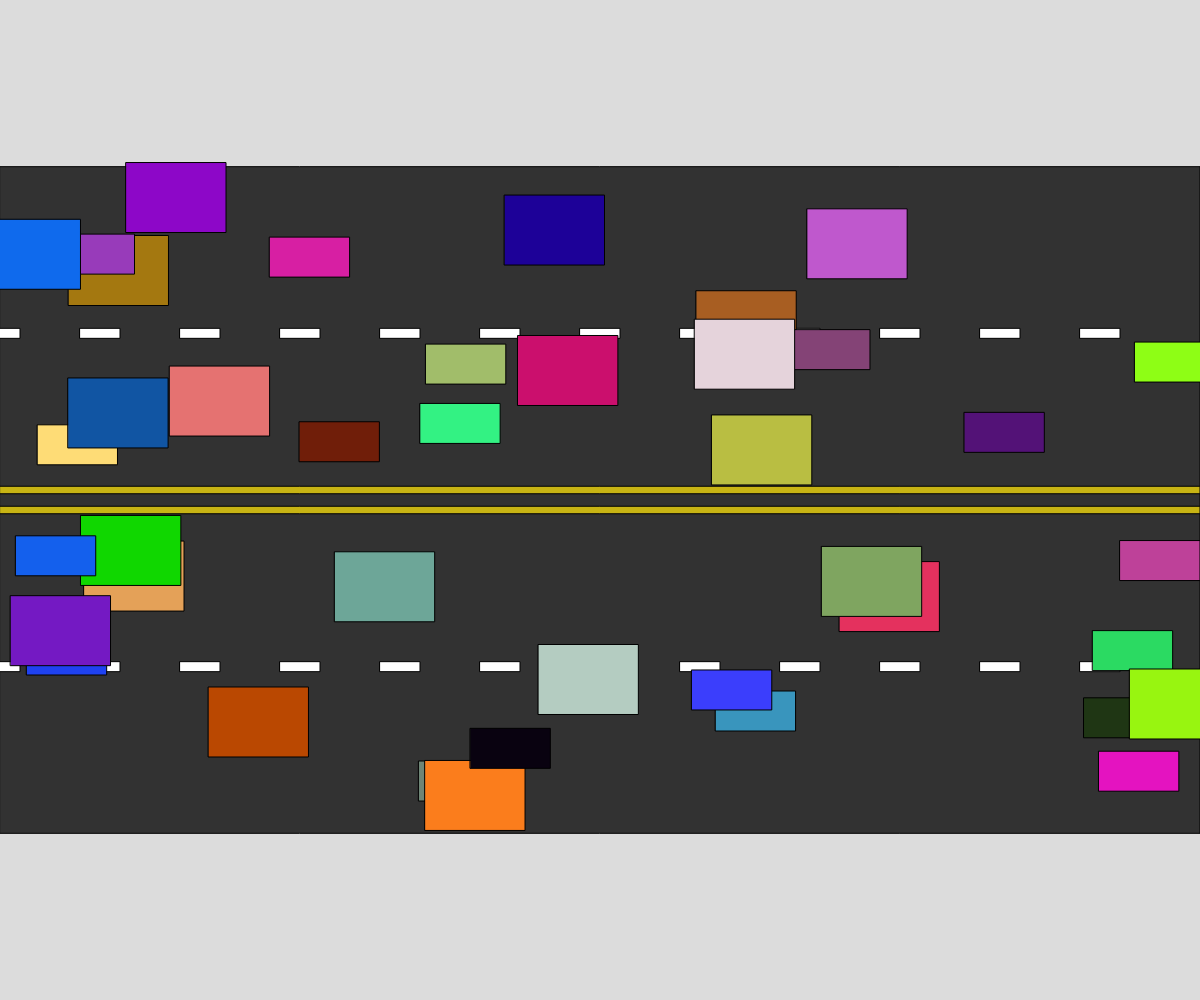
Frame 1 (no input)
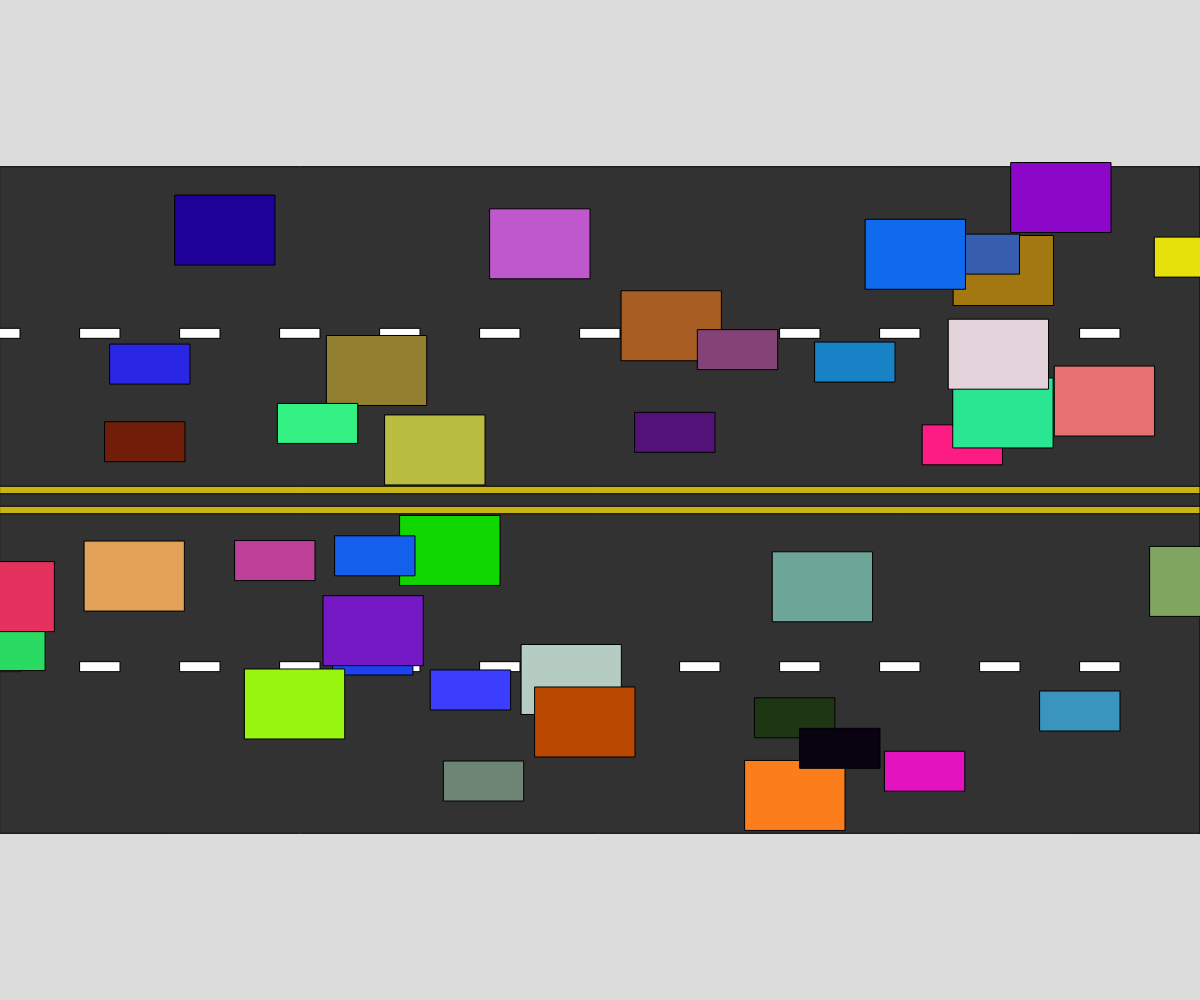
Frame 60 (no input)
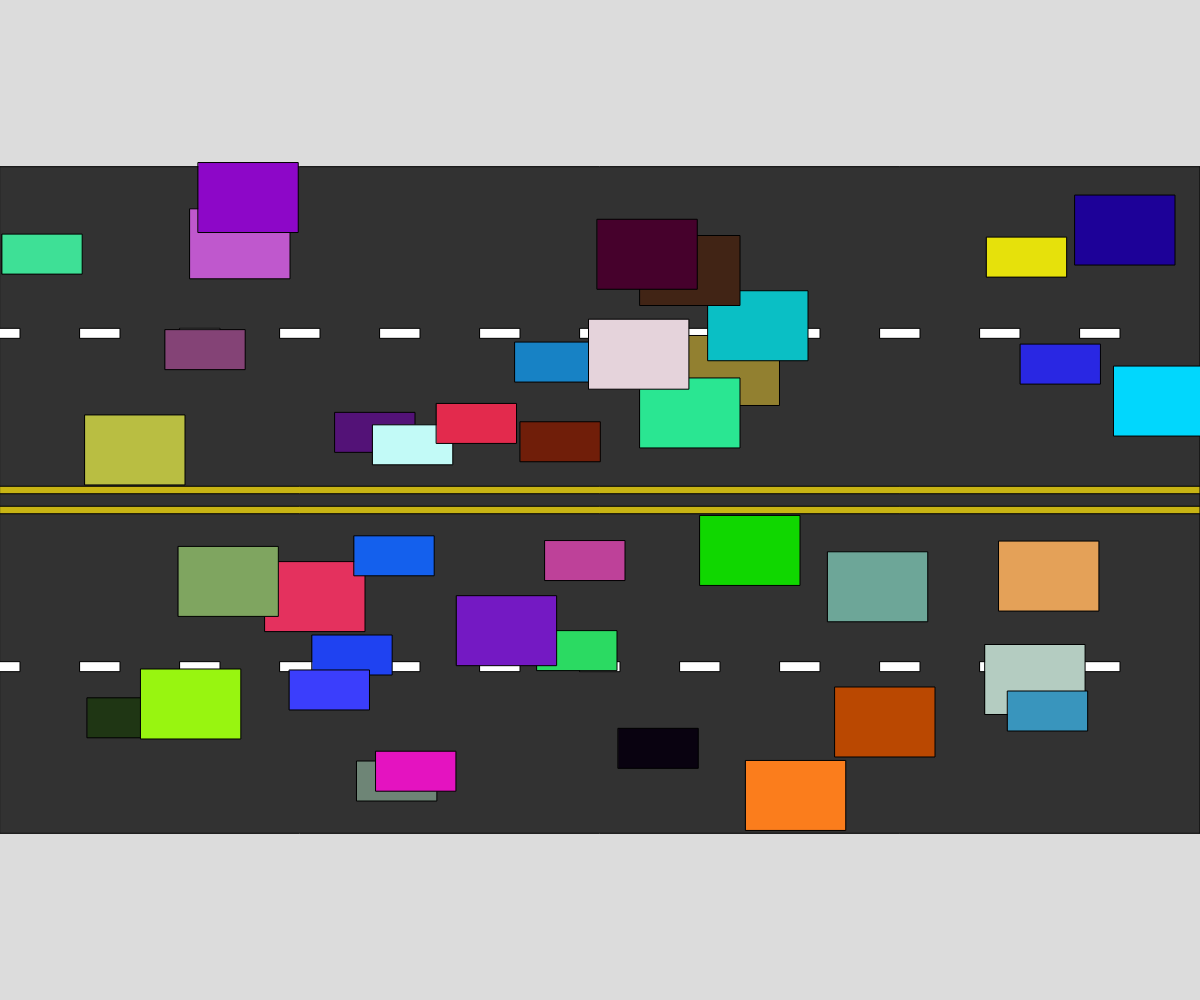
Frame 120 (the mouse pressed at the canvas centre since frame 60)

The p5.js sketch that drew these frames (run headless with seeded random() and noise() and a simulated clock; from frame 60 on, the mouse is pressed at the canvas centre):

// p5.js sketch
// ── sketch.js
// Project Title
// Your Name
// Date
//
// Extra for Experts:
// - describe what you did to take this project "above and beyond"
let eastbound = [];
let westbound = [];
let myVehicle;
let vehX = 80;
let vehY = 40;

//let lane = 0;

function setup() {
  createCanvas(windowWidth, windowHeight);
  for (let i = 0; i < 20; i++) {
    eastbound.push(new Vehicle(random(0, width), random(height / 2 - height / 4 - 60, height / 2 - 50)));
    print(eastbound.length);
  }
  for (let r = 0; r < 20; r++) {
    westbound.push(new Vehicle(random(0, width), random(height / 2 + height / 4 - 200, height - 200)));
    print(westbound.length);
  }
}

function draw() {
  background(220);
  drawRoad();
  for (let v of eastbound) {
    v.display();
    v.createVehicle();
  }
  for (let t of westbound) {
    t.display2();
    //t.createVehicle2();
  }
}

function drawRoad() {
  fill(50);
  rectMode(CENTER);
  rect(width / 2, height / 2, width, height / 1.5);
  fill(255);
  for (let i = 0; i < width; i += 100) {
    rect(i, height / 1.5, 40, 10);
    rect(i, height / 3, 40, 10);
  }

  fill(200, 180, 20);
  rect(width / 2, height / 2 + 10, width, 7.5);
  rect(width / 2, height / 2 - 10, width, 7.5);

}


class Vehicle {
  constructor(x, y) {
    this.x = x;
    this.y = y;
    this.c1 = random(255);
    this.c2 = random(255);
    this.c3 = random(255);
    this.s = 15;
    this.co1 = random(255);
    this.co2 = random(255);
    this.co3 = random(255);
    this.vx = 80;
    this.vy = 40;
    this.v = Math.round(random(1, 2));
  }
  createVehicle() {
    for (let i = 0; i > 20; i++) {
      this.e.push(new Vehicle(this.x, this.y));
      //print(this.e.length);
    }

  }



  //}
  display() {
    let randoRan5 = this.v;
    print(randoRan5);
    fill(this.c1, this.c2, this.c3);
    rectMode(CENTER);
    if (randoRan5 === 1) {
      this.vx = 100;
      this.vy = 70;
    }
    if (randoRan5 === 2) {
      this.vx = 80;
      this.vy = 40;
    }
    rect(this.x, this.y, this.vx, this.vy);
    //print(this.x,this.y);
    this.move();
    let randoRan = random(100);
    randoRan = Math.round(randoRan);
    //print(randoRan);

    if (randoRan === 1) {
      this.c1 = random(255);
      this.c2 = random(255);
      this.c3 = random(255);
      //print(randoRan);
      randoRan = 0;
    }

  }
  display2() {
    let randoRan5 = this.v;
    print(randoRan5);
    fill(this.c1, this.c2, this.c3);
    rectMode(CENTER);
    if (randoRan5 === 1) {
      this.vx = 100;
      this.vy = 70;
    }
    if (randoRan5 === 2) {
      this.vx = 80;
      this.vy = 40;
    }

    fill(this.c1, this.c2, this.c3);
    rectMode(CENTER);
    rect(this.x, this.y, this.vx, this.vy);
    //print(this.x,this.y);
    this.move2();
    let randoRan4 = random(100);
    randoRan4 = Math.round(randoRan4);
    //print(randoRan4);

    if (randoRan4 === 1) {
      this.co1 = random(255);
      this.co2 = random(255);
      this.co3 = random(255);
      //print(randoRan4);
      randoRan4 = 0;
    }

  }



  move() {
    //stoplight();
    //let ranRan = random(100);
    //print(ranRan);
    //if(ranRan === 50){
    //   this.s = this.s *= random(-3,3);
    // }
    // print(this.x,this.s);
    this.x += this.s;
    let randoRan2 = random(100);
    randoRan2 = Math.round(randoRan2);
    //print(randoRan2);
    if (this.s <= 45) {
      if (randoRan2 === 1) {
        this.s += random(15);

        //print(randoRan2);
        randoRan2 = 0;
      }
    }
    if (this.s >= 15) {
      if (randoRan2 === 2) {
        this.s + - random(15);
      }
    }
    if (this.x >= width) {
      this.x = 0;
    }
    //print(this.s);
  }
  move2() {
    //stoplight();
    this.x -= this.s;
    let randoRan3 = random(100);
    randoRan3 = Math.round(randoRan3);
    //print(randoRan3);
    if (this.s <= 45) {
      if (randoRan3 === 1) {
        this.s += random(15);

        //print(randoRan3);
        randoRan3 = 0;
      }
    }
    if (this.s >= 15) {
      if (randoRan3 === 2) {
        this.s + - random(15);
      }
    }
    if (this.x <= 0) {
      this.x = width;
    }
    //print(this.s);
  }
}
// function stoplight() {
//   print("hi");
//   if (key === 'f') {
//     this.s = 15;
//     print("hello");
//     for (let i = this.s; i > 0; i--){
//       this.s -= 1;
//     }
//   }   
//   if (this.s <= 0) {
//     for (let f = 0; f < 15; f++) {
//       this.s += 1;
//     }
//   }
// }
